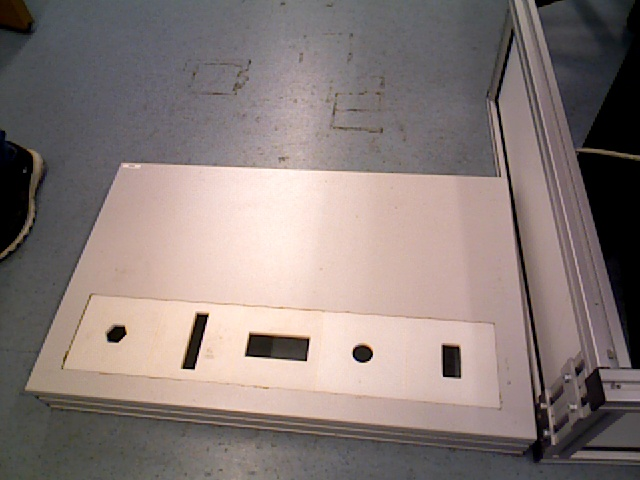
#> input picture Test_data/frame06.jpg, 640 x 480 px
$ jupyter execute --allow-errors program.ipynb   (Python 2 division)   (older library calls are emulated)
#> lines starting #> are read from the running program, lines starting #| are printed output that depends on the picture; after the words box and inside, x2 and y2 are one past the last pixel; in counts of white or black regions, pixels touching at a corner belong together
[cell 1]
import cv2
import numpy as np
import matplotlib.pyplot as plt
import sympy as sp

[cell 2]
im = cv2.imread('Test_data/frame06.jpg',0)
#> im: shape (480, 640); min 0, max 253, mean 126.2

def callback(x):
    pass

a = 120
b = 500
cv2.namedWindow('image')
cv2.createTrackbar('filter','image',120,1000,callback)
cv2.createTrackbar('filter2','image',500,1000,callback)

while(True):

    edges= cv2.Canny(im,a,b) # a = 255, b = 720
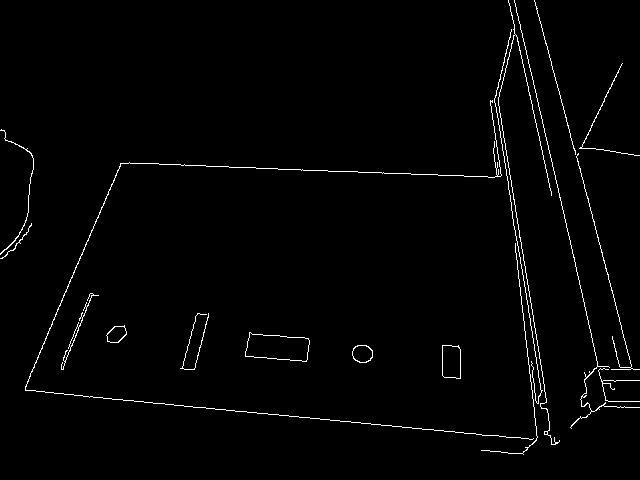
#> edges: shape (480, 640); 1.6% white in thin lines or dots
    ret, thresh = cv2.threshold(im, a, 255, cv2.THRESH_BINARY_INV)
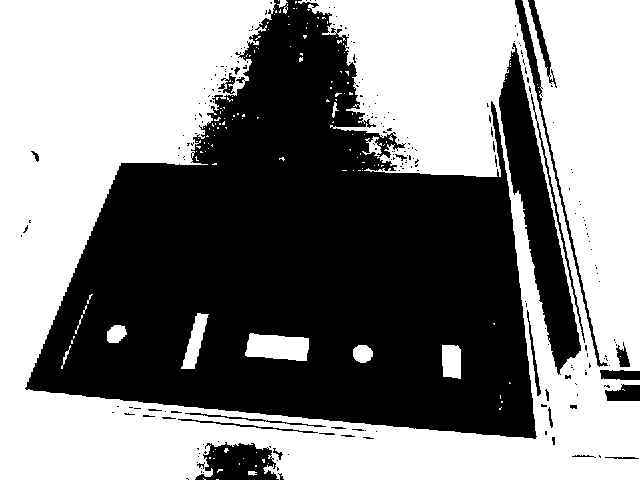
#> thresh: shape (480, 640); 52.8% white; 228 black regions (198 under 20 px), largest, box (x1, y1, x2, y2) and area: (25, 0, 537, 439) 128468, (499, 43, 581, 375) 8900, (195, 442, 279, 480) 2129
#> ret = 120
    thresh_adapt = cv2.adaptiveThreshold(im, 255, cv2.ADAPTIVE_THRESH_GAUSSIAN_C, cv2.THRESH_BINARY,115,1)
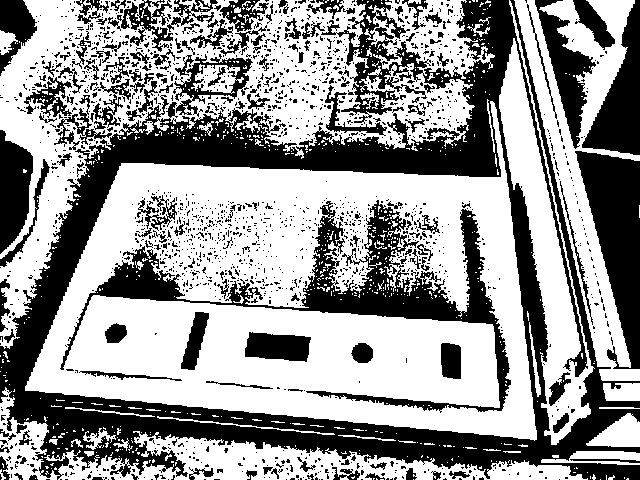
#> thresh_adapt: shape (480, 640); 59.5% white; 1800 black regions (1638 under 20 px)
    cv2.imshow("image",im)
    cv2.imshow("edges",edges)
    cv2.imwrite('edges.jpg',thresh_adapt)
    _, contours, hierarchy = cv2.findContours(edges,cv2.RETR_TREE,cv2.CHAIN_APPROX_SIMPLE)
#> contours = 23 contours, 8 with area under 20; largest, box (x1, y1, x2, y2) and area: (245, 332, 310, 362) 1398, (245, 332, 310, 362) 1396, (442, 345, 461, 379) 568, (442, 345, 461, 379) 564, (352, 345, 373, 363) 285
    im2 = im.copy()
    a = cv2.getTrackbarPos('filter','image')
    b = cv2.getTrackbarPos('filter2','image')
    objects = np.zeros([im.shape[0],im.shape[1],3], 'uint8')
    center_points = []
    for c in contours:
        area = cv2.contourArea(c)
        if area >= 1:
            cv2.drawContours(objects,[c],-1,(255,0,0),-1)

            M = cv2.moments(c)
            cx = int( M['m10']/M['m00'])
            cy = int( M['m01']/M['m00'])
            print "x ", cx, " y ", cy
            center_points.append((cx,cy))
            cv2.circle(objects,(cx,cy),4,(0,0,255),-1)
#> this loop made 23 passes
#> (area, cx, cy) on passes 2, 3, 4, 5, 6, 7, 8, 9, 11, 12, 16, 17: (567.5, 450, 361), (564.5, 450, 361), (285, 362, 353), (267, 361, 353), (1397.5, 277, 347), (1395.5, 277, 347), (240.5, 116, 333), (223, 116, 333), (68, 74, 334), (49, 73, 336), (34.5, 15, 204), (51, 96, 267)
#| x  605  y  385
#| x  450  y  361
#| x  450  y  361
#| x  362  y  353
#| x  361  y  353
#| x  277  y  347
#| x  277  y  347
#| x  116  y  333
#> (further printed lines are left out)
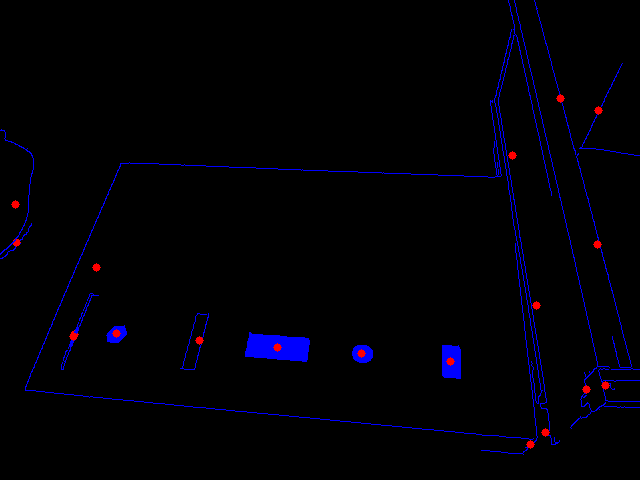
#> objects: shape (480, 640, 3); mean of channels 0, 1, 2 5.7, 0, 0.7; drawn as B, G, R
#> after the loop, center_points = [(605, 385), (450, 361), (450, 361), (362, 353), (361, 353), (277, 347), (277, 347), (116, 333), (116, 333), (199, 340), (74, 334), (73, 336), (530, 444), (16, 242), (597, 244), (15, 204), (96, 267), (598, 110), (512, 155), (560, 98), (586, 389), (536, 305), (545, 432)]
    print center_points
#> (printed output is left out)
    cv2.imshow('objects',objects)
    cv2.imwrite('objects.jpg',objects)

    key = cv2.waitKey(1) & 0xFFFF
#> (key Esc is pressed here)

    if key == 27:
        break;
cv2.waitKey(0)
cv2.destroyAllWindows()

[cell 3]
center_points = list(set(center_points))
#> center_points = [(15, 204), (277, 347), (536, 305), (560, 98), (16, 242), (512, 155), (73, 336), (530, 444), (545, 432), (597, 244), (96, 267), (362, 353), (605, 385), (74, 334), (598, 110), (199, 340), (586, 389), (116, 333), (361, 353), (450, 361)]
print center_points[0][0]
#| 15

[cell 4]
def slope_function(y1,y2,x1,x2):
    if x2 != x1:
        return float(y2-y1)/float(x2-x1)
    else:
        return 0.

def distance_function(x1,x2,y1,y2):
    return np.sqrt((x2-x1)**2+(y2-y1)**2)

[cell 5]
x = len(center_points)
#> x = 20
loop = 0
flag = 0
points = []
for i in xrange(len(center_points)):
    for j in xrange(len(center_points)):

        if j > i:
            distance = distance_function(center_points[j][0],center_points[i][0],center_points[j][1],center_points[i][1])

            if distance <= 12:
                print j
                points.append(center_points[j])
#> this loop made 20 passes
#| 13
#| 18
#> after the loop, points = [(74, 334), (361, 353)]

print points
#| [(74, 334), (361, 353)]
print x
#| 20

[cell 6]
for j in points:
    center_points.remove(j)
#> this loop made 2 passes
#> after the loop, center_points = [(15, 204), (277, 347), (536, 305), (560, 98), (16, 242), (512, 155), (73, 336), (530, 444), (545, 432), (597, 244), (96, 267), (362, 353), (605, 385), (598, 110), (199, 340), (586, 389), (116, 333), (450, 361)]
print len(center_points)
#| 18

[cell 7]
print len(center_points)
#| 18

[cell 8]
center_points = np.array(center_points)
#> center_points = 18 rows, first 8: [15, 204], [277, 347], [536, 305], [560, 98], [16, 242], [512, 155], [73, 336], [530, 444]
print center_points
#> (printed output is left out)

[cell 9]
print center_points
#> (printed output is left out)
center_points
im = cv2.imread('Test_data/frame06.jpg')
#> im is the input picture: shape (480, 640, 3); mean B, G, R 119.7, 122.7, 135.3
im2 = im.copy()
length = 0
slopes = []
x,y,x1,y1,m = sp.symbols('x,y,x1,y1,m')
eq = (y-y1)-(m*(x-x1))
min_error = 1000
for i in xrange(len(center_points)):
    for j in xrange(len(center_points)):
        if j > i:
            #print center_points[j,0],center_points[i,0],center_points[j,1],center_points[i,1]
            slope = slope_function(center_points[j,1],center_points[i,1],center_points[j,0],center_points[i,0])

            eq1 = eq.subs({y1:center_points[i,1],x1:center_points[i,0],m:slope})
            print "iteration",j
            counter = 0
            points = []
            distlist = []

            error =0
            for k in xrange(len(center_points)):
                dist = eq1.subs({x:center_points[k,0],y:center_points[k,1]})

                if abs(dist) <= 7:
                    error += abs(dist)
                    #print dist
                    counter += 1
                    distlist.append(dist)
                    points.append(center_points[k])


            if counter >= 5:
                print "error =", error
                min_error = min(min_error,error)
                if min_error == error:
                    final_five_points = points
                im2 = im.copy()
                #print distlist
                for it,p in enumerate(points):
                    cv2.circle(im2,(p[0],p[1]),4,(0,0,255),-1)

                line_points = points
                #cv2.imshow('objects',im2)
                #cv2.waitKey(0)
                #cv2.destroyAllWindows()

            print " "


            distance = distance_function(center_points[j,0],center_points[i,0],center_points[j,1],center_points[i,1])
            if slope <= 1.0 and slope >= -1.0:
                slopes.append((round(slope,2),round(distance,2)))
#> this loop made 18 passes
#> (printed output is left out)
#> after the loop, slopes = 112 pairs, first value -1 to 0.91, second value 19.21 to 617.1

print min_error
slopes = np.array(slopes)
#print "slopes", slopes
length /= 4
dist = int(length/2.0)+10
minimum = min(center_points[:,0])
#> minimum = 15
maximum = max(center_points[:,0])
#> maximum = 605
x_min = min(center_points[:,0])-dist if min(center_points[:,0])-dist > 0 else 0
#> x_min = 5
x_max = max(center_points[:,0])+dist if max(center_points[:,0])+dist < im.shape[1] else im.shape[1]
#> x_max = 615
y_min = min(center_points[:,1])-dist if min(center_points[:,1])-dist > 0 else 0
#> y_min = 88
y_max = max(center_points[:,1])+dist if max(center_points[:,1])+dist < im.shape[0] else im.shape[0]
#> y_max = 454
crop_tile = im[center_points[0,1]-dist:center_points[0,1]+dist,center_points[0,0]-dist:center_points[0,0]+dist]
crop= im[y_min:y_max,x_min:x_max]
cv2.imshow('objects',im2)
cv2.imshow("tile",crop_tile)
cv2.waitKey(0)
cv2.destroyAllWindows()

[cell 10]
print final_five_points
print np.array(line_points)
center_points = np.array(line_points)
print center_points

[cell 11]
x_middle = center_points[center_points[:,0].argsort()][2]
print x_middle

[cell 12]
im2 = cv2.imread('Test_data/frame06.jpg')
for it,p in enumerate(final_five_points):
        cv2.circle(im2,(p[0],p[1]),4,(0,0,255),-1)
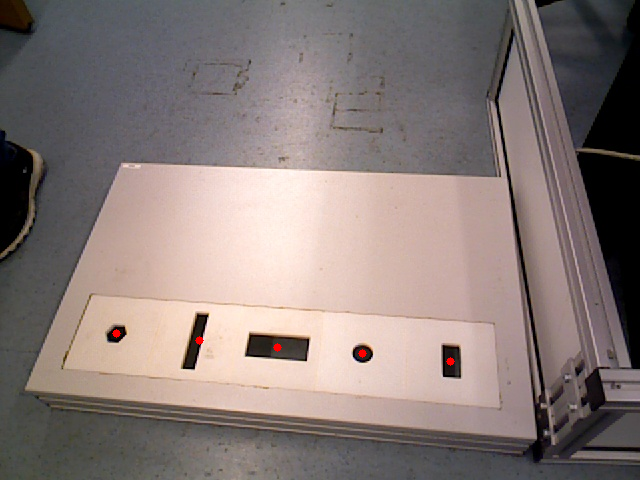
#> im2: shape (480, 640, 3); 0.08% of pixels changed, all inside (x1, y1, x2, y2) = (112, 329, 455, 366)
cv2.imshow('objects',im2)
cv2.waitKey(0)
cv2.destroyAllWindows()

[cell 13]
for i in xrange(len(center_points)):
    for j in xrange(len(center_points)):
        if i != j:
            distance = distance_function(center_points[j,0],center_points[i,0],center_points[j,1],center_points[i,1])

length /= 4
#> length = 0
dist = 84*2/3
print dist
center_points = np.array(final_five_points)

[cell 14]
x_min = min(center_points[:,0])-dist if min(center_points[:,0])-dist > 0 else 0
x_max = max(center_points[:,0])+dist if max(center_points[:,0])+dist < im2.shape[1] else im2.shape[1]
#> x_max = 506
y_min = min(center_points[:,1])-dist if min(center_points[:,1])-dist > 0 else 0
y_max = max(center_points[:,1])+dist if max(center_points[:,1])+dist < im2.shape[0] else im2.shape[0]
#> y_max = 417
print x_min,x_max,y_min,y_max
#| 60 506 277 417

crop= im2[y_min:y_max,x_min:x_max]
#> crop: shape (140, 446, 3)
cv2.imshow("tile",crop)
cv2.waitKey(0)
cv2.destroyAllWindows()

[cell 15]
cv2.imshow("image",crop)
crop = cv2.cvtColor(crop, cv2.COLOR_BGR2GRAY)
#> crop: shape (140, 446)
thresh_adapt = cv2.adaptiveThreshold(crop, 255, cv2.ADAPTIVE_THRESH_GAUSSIAN_C, cv2.THRESH_BINARY,115,1)
#> thresh_adapt: shape (140, 446); 67.4% white; 114 black regions (102 under 20 px), largest, box (x1, y1, x2, y2) and area: (0, 0, 446, 140) 13449, (0, 116, 241, 140) 2486, (185, 55, 251, 85) 1543
ret, thresh = cv2.threshold(crop, 200, 255, cv2.THRESH_BINARY_INV)
#> thresh: shape (140, 446); 55.6% white; 74 black regions (71 under 20 px)
cv2.imshow("tresh", thresh)
cv2.imshow("adapt",thresh_adapt)
cv2.waitKey(0)
cv2.destroyAllWindows()

[cell 16]
img = cv2.imread('Test_data/frame06.jpg')
crop = img[300:420,80:530]
#> crop: shape (120, 450, 3)
cv2.imwrite('cropped.jpg',crop)
rows,cols,ch = img.shape
#> rows = 480; cols = 640; ch = 3
plt.imshow(img),plt.title('Input')
plt.show()
pts1 = np.float32([[32,30],[426,32],[10,105],[444,110]])
print pts1

plt.scatter(pts1[:,0],pts1[:,1])
plt.imshow(crop)
plt.show()
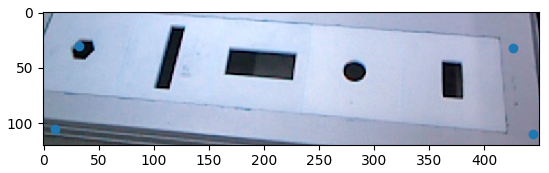
#> figure drawn by matplotlib, 1 panel; B, G, R data is drawn as R, G, B

def homography(im,pts1):
    pts2 = np.float32([[0,0],[1000,0],[0,200],[1000,200]])
    M = cv2.getPerspectiveTransform(pts1,pts2)
#> M = [[2.74, 0.803, -111.7], [-0.0155, 3.06, -91.33], [8.23e-05, 0.00142, 1]]
    dst = cv2.warpPerspective(crop,M,(1000,200))
    cv2.imwrite('warped.jpg',dst)
    ret, thresh = cv2.threshold(dst, 120, 255, cv2.THRESH_BINARY_INV)
#> thresh: shape (200, 1000, 3)
    #thresh_adapt = cv2.adaptiveThreshold(img, 255, cv2.ADAPTIVE_THRESH_GAUSSIAN_C, cv2.THRESH_BINARY,115,1)

    plt.scatter(pts2[:,0],pts2[:,1]),plt.imshow(dst),plt.title('Output')
    plt.show()
#> figure, not shown here; B, G, R data is drawn as R, G, B
    plt.imshow(thresh),plt.title('Output')
    plt.show()

homography(crop,pts1)

[cell 17]
def Contours(im):
    _, contours, hierarchy = cv2.findContours(im,cv2.RETR_TREE,cv2.CHAIN_APPROX_SIMPLE)
    im2 = im.copy()

    objects = np.zeros([im.shape[0],im.shape[1],3], 'uint8')
    center_points = []

    for c in contours:
        area = cv2.contourArea(c)
        if area >= 20000 and area <= 100000:
            cv2.drawContours(objects,[c],-1,(255,255,0),-1)
            M = cv2.moments(c)
            cx = int( M['m10']/M['m00'])
            cy = int( M['m01']/M['m00'])
            #print "x ", cx, " y ", cy
            center_points.append((cx,cy))
            #cv2.circle(objects,(cx,cy),4,(0,0,255),-1)

    print center_points

    cv2.imshow('objects',objects)
    return objects

[cell 18]
im = cv2.imread('Data_Yannick/frame0023.jpg',0)
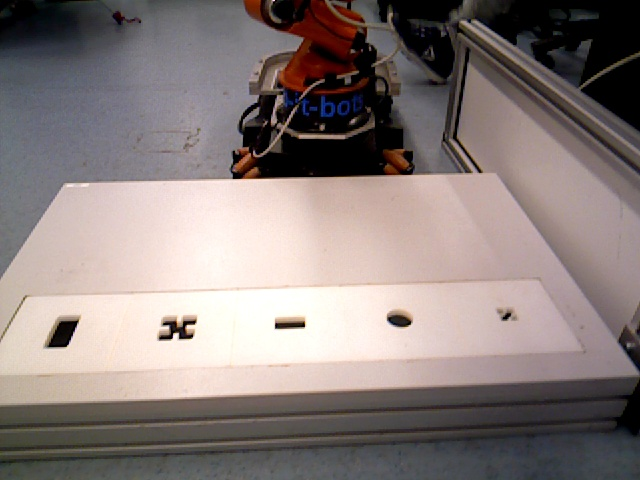
#> input picture Data_Yannick/frame0023.jpg, 640 x 480 px
#> im: shape (480, 640); min 0, max 255, mean 128.7
centers = Contours(im)
#> in Contours, `_, contours, hierarchy = cv2.findContours(im,cv2.RETR_TREE,cv2.CHAIN_A..`: contours = 910 contours, 879 with area under 20; largest, box (x1, y1, x2, y2) and area: (0, 0, 640, 480) 293836, (259, 124, 404, 178) 4424, (546, 8, 600, 28) 590, (353, 47, 377, 78) 404, (323, 110, 352, 134) 308
#> the loop in Contours, `for c in contours:` made 910 passes
#> (c, area) on passes 1 to 3: ([[638, 424], [638, 425], [637, 426], [638, 425]], 0), ([[634, 424], [635, 424]], 0), ([[623, 420]], 0)
#> after the loop in Contours, `for c in contours:`: objects: shape (480, 640, 3); every value is 0
#> after the loop in Contours, `for c in contours:`: center_points = []
adapt = cv2.adaptiveThreshold(im, 255, cv2.ADAPTIVE_THRESH_GAUSSIAN_C, cv2.THRESH_BINARY,101,1)
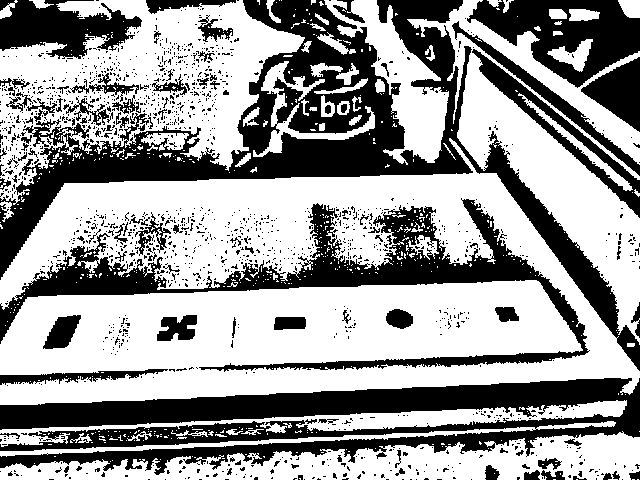
#> adapt: shape (480, 640); 60.3% white; 1511 black regions (1407 under 20 px)
centers = Contours(adapt)
#> in Contours (call 2), `_, contours, hierarchy = cv2.findContours(im,cv2.RETR_TREE,cv2.CHAIN_A..`: contours = 2445 contours, 2263 with area under 20; largest, box (x1, y1, x2, y2) and area: (0, 138, 640, 405) 96346, (0, 0, 305, 205) 32238, (407, 0, 640, 345) 20955, (0, 431, 640, 480) 15910, (324, 0, 449, 165) 6471
#> the loop in Contours (call 2), `for c in contours:` made 2445 passes
#> (area, cx, cy) on passes 697, 1574, 1651: (96345.5, 284, 293), (20955, 552, 155), (32238, 136, 83)
#> after the loop in Contours (call 2), `for c in contours:`:
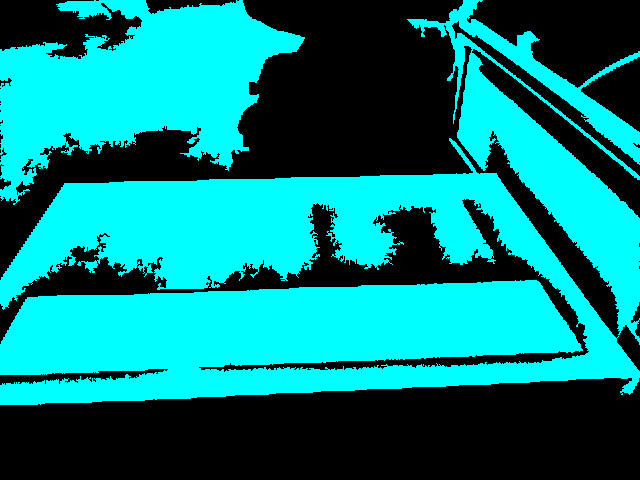
#> objects: shape (480, 640, 3); mean of channels 0, 1, 2 128.4, 128.4, 0; drawn as B, G, R
#> after the loop in Contours (call 2), `for c in contours:`: center_points = [(284, 293), (552, 155), (136, 83)]
#| [(284, 293), (552, 155), (136, 83)]
median = cv2.medianBlur(adapt,3)
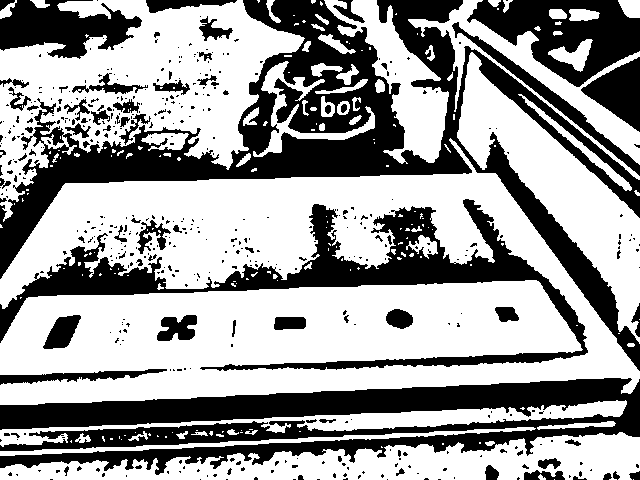
#> median: shape (480, 640); 61% white; 481 black regions (402 under 20 px), largest, box (x1, y1, x2, y2) and area: (0, 0, 640, 371) 42618, (0, 378, 640, 475) 29235, (0, 199, 588, 371) 19084
#centers = Contours(median)
cv2.imshow("image",median)
cv2.waitKey(0)
cv2.destroyAllWindows()

[cell 19]
def corner_finding(im):
    corners = cv2.cornerHarris(im,2,3,0.04)
    print corners
    for c in corners:
        x,y = c.ravel()
        cv2.circle(im,(x,y),3,(255,0,0),-1)
    cv2.imshow("Corner",im)
    return np.squeeze(corners)

[cell 20]
a = 3
#cv2.namedWindow('image')
gray = crop.copy()
# [5 lines of commented-out code are left out]
#> (the rest of this cell did not finish here and is left out)

[cell 21]
crop_s = crop.shape
#> crop_s = (120, 450, 3)
corner_points = np.array([[0,0],[0,crop_s[0]],[crop_s[1],0],[crop_s[1],crop_s[0]]])
#> corner_points = [[0, 0], [0, 120], [450, 0], [450, 120]]
minimum = np.zeros((4,2))
im = crop.copy()
print minimum
#> (the rest of this cell did not finish here and is left out)
